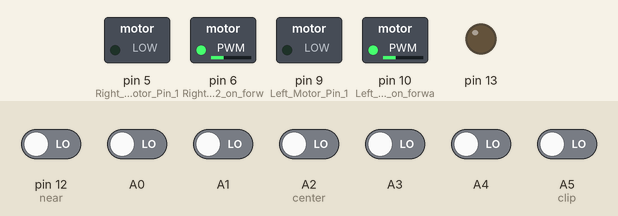
A sketch run on a simulated Arduino Uno, built with avr-gcc and run on an emulated ATmega328P. Parts: switched loads named in the sketch (green lamp = pin HIGH), output pins drawn as LEDs (lit = HIGH). Inputs (shaded band) come from the test bench; at power-on: A0, A1, A2 (center), A3, A4, A5 (clip), pin 12 (near) LOW.

Above: at 0.1 s.
Timing chart, 0 to 1.6 s (numbered marks = the images above):
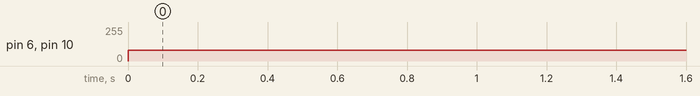

Measured:
- by itself, pin 6 (Right_Motor_Pin_2_on_forw), pin 10 (Left_Motor_Pin_2_on_forwa): 0/255 → 80/255 at 0.00 s

The sketch:

linefollower.ino
```cpp
//pid
//1.Start with Kp, Ki and Kd equalling 0 and work with Kp first. Try setting Kp to a value of 1 and observe the robot.
//The goal is to get the robot to follow the line even if it is very wobbly. If the robot overshoots and loses the line, reduce the Kp value.
//If the robot cannot navigate a turn or seems sluggish, increase the Kp value.
//2.Once the robot is able to somewhat follow the line, assign a value of 1 to Kd (skip Ki for the moment).
//Try increasing this value until you see less wobble.
//3.Once the robot is fairly stable at following the line, assign a value of .5 to 1.0 to Ki. If the Ki value is too high, the robot will jerk left and right quickly.
//If it is too low, you won't see any perceivable difference.  Since Integral is cumulative, the Ki value has a significant impact. You may end up adjusting it by .01 increments.
//4.Once the robot is following the line with good accuracy, you can increase the speed and see if it still is able to follow the line.
//Speed affects the PID controller and will require retuning as the speed changes.
//float Kp=15,Ki=0.6,Kd=2;
//float Kp=12,Ki=0,Kd=5;
//float Kp=30,Ki=0.6,Kd=8 for 5 v;


int led=13,value=1;
float  Kp=30,Ki=0.5,Kd=15;
float error=0, P=0, I=0, D=0, PID_value=0;
float previous_error=0, previous_I=0;
int sensor[8]={0, 0, 0, 0, 0,0,0,0};
int sensor1[8]={0, 0, 0, 0, 0,0,0,0};
int sensor2[8]={0, 0, 0, 0, 0,0,0,0};
int sensor3[8]={0, 0, 0, 0, 0,0,0,0};
//int initial_motor_speed=125;

int initial_motor_speed=255;
int near=0;

void serialReading(void);
void read_sensor_values(void);
void calculate_pid(void);
void motor_control(void);

const byte interruptPin = 2;
volatile byte state = LOW;

void setup()
 {
  pinMode(A0,INPUT);
 pinMode(A1,INPUT);
 pinMode(A2,INPUT);//center
 pinMode(A3,INPUT);
 pinMode(A4,INPUT);
 pinMode(A5,INPUT);//clip
 pinMode(12,INPUT);//near

pinMode(13,OUTPUT);

 pinMode(9,OUTPUT); //Left Motor Pin 1
 pinMode(10,OUTPUT); //Left Motor Pin 2 on forwar
 pinMode(5,OUTPUT); //Right Motor Pin 1
pinMode(6,OUTPUT);  //Right Motor Pin 2 on forward


 //pinMode(interruptPin, INPUT_PULLUP);
//attachInterrupt(digitalPinToInterrupt(interruptPin), blink, CHANGE);

 Serial.begin(9600); //Enable Serial Communications
 // digitalWrite(11,HIGH);
 //  digitalWrite(12,LOW);
 //  digitalWrite(9,HIGH);
 //  digitalWrite(10,LOW);
}
/*
void left_forward()
{
  digitalWrite(11,HIGH);
   digitalWrite(12,LOW);
}
void right_forward()
{
  digitalWrite(9,HIGH);
   digitalWrite(10,LOW);
}
void stop()
{digitalWrite(9,LOW);
   digitalWrite(10,LOW);
   digitalWrite(11,LOW);
   digitalWrite(12,LOW);
}
void forward_motor()
{ left_forward();
right_forward();

}
void right_f()
{
  digitalWrite(9,HIGH);
   digitalWrite(10,LOW);
   digitalWrite(11,0);
   digitalWrite(12,0);
}
void left_f()
{
  digitalWrite(9,0);
   digitalWrite(10,0);
   digitalWrite(11,1);
   digitalWrite(12,0);
}*/


void read_sensor()
{

  sensor[0]=digitalRead(12);//s2
  sensor[1]=digitalRead(A0);//s3
  sensor[2]=digitalRead(A1);//s4
  sensor[3]=digitalRead(A2);//s5
  sensor[4]=digitalRead(A3);//s6

  sensor[5]=digitalRead(A4);//s7
  sensor[6]=digitalRead(A5);//s8
  //sensor[7]=digitalRead(7);

   sensor1[0]=digitalRead(12);//s2
  sensor1[1]=digitalRead(A0);//s3
  sensor1[2]=digitalRead(A1);//s4
  sensor1[3]=digitalRead(A2);//s5
  sensor1[4]=digitalRead(A3);//s6

  sensor1[5]=digitalRead(A4);//s7
  sensor1[6]=digitalRead(A5);//s8

}


/*void checkpoint()
{
  read_sensor();
  if((sensor[0]==0)&&(sensor[1]==0)&&(sensor[2]==0)&&(sensor[3]==0)&&(sensor[4]==0)&&(sensor[5]==0)&&(sensor[6]==0)&&(sensor[7]==0))
 {

  //digitalWrite(led,1);
delay(1000);
//digitalWrite(led,0);
}
  else if((sensor[0]==1)&&(sensor[1]==0)&&(sensor[2]==0)&&(sensor[3]==0)&&(sensor[4]==0)&&(sensor[5]==0)&&(sensor[6]==0)&&(sensor[7]==1))
   {

 // digitalWrite(led,1);
delay(1000);
//digitalWrite(led,0);
}


  else if((sensor[0]==1)&&(sensor[1]==1)&&(sensor[2]==0)&&(sensor[3]==0)&&(sensor[4]==0)&&(sensor[5]==0)&&(sensor[6]==1)&&(sensor[7]==1))
   {

  //digitalWrite(led,1);
delay(1000);
//digitalWrite(led,0);
}

}
*/

void extra()
{read_sensor();

 if((sensor[0]==0)&&(sensor[6]==1))
 {
  value=0;}
 else   if(( sensor[6]==0)&&(sensor[0]==1))
 {
   value=1;}
  else
  return;
}


void blank()
{
  //read_sensor();

   if((sensor[0]==1)&&(sensor[1]==1)&&(sensor[2]==1)&&(sensor[3]==1)&&(sensor[4]==1)&&(sensor[5]==1)&&(sensor[6]==1))
{
  if(value==1)
 {  error=8;}
 else
 error=-8;}
 else return;
}


void loop()
{
 // if((sensor[0]==sensor1[0])&&(sensor[1]==sensor1[1])&&(sensor[2]==sensor1[2])&&(sensor[3]==sensor1[3])&&(sensor[4]==sensor1[4])&&(sensor[5]==sensor1[5])&&(sensor[6]==sensor1[6])&&(sensor[7]==1))
   extra();
  //sensorReading();
 blank();

//sensorReading();
//checkpoint();
blackline();

calculate_pid();
 motor_control();


}

void sensorReading()
{
  Serial.print("lm---");
Serial.println(sensor[0]);
Serial.print("l---");
Serial.println(sensor[1]);
Serial.print("center---");
Serial.println(sensor[2]);
Serial.print("r---");
Serial.println(sensor[3]);
Serial.print("rm---");
Serial.println(sensor[4]);
Serial.print("clip----");
Serial.println(sensor[5]);
Serial.print("near----");
Serial.println(sensor[6]);
//delay(1000);
}


/*
void whiteline()
{

//read_sensor();


  if((sensor[0]==0)&&(sensor[1]==0)&&(sensor[2]==0)&&(sensor[3]==1)&&(sensor[4]==1)&&(sensor[5]==0)&&(sensor[6]==0)&&(sensor[7]==0))
  error=0;

  else if((sensor[0]==0)&&(sensor[1]==0)&&(sensor[2]==0)&&(sensor[3]==0)&&(sensor[4]==1)&&(sensor[5]==0)&&(sensor[6]==0)&&(sensor[7]==0))
 { error=0;


 }
else if((sensor[0]==0)&&(sensor[1]==0)&&(sensor[2]==1)&&(sensor[3]==1)&&(sensor[4]==0)&&(sensor[5]==0)&&(sensor[6]==0)&&(sensor[7]==0))
  error=-7.4;


  else if((sensor[0]==0)&&(sensor[1]==0)&&(sensor[2]==1)&&(sensor[3]==0)&&(sensor[4]==0)&&(sensor[5]==0)&&(sensor[6]==0)&&(sensor[7]==0))
  {error=-7.4;
 }


   else if((sensor[0]==0)&&(sensor[1]==0)&&(sensor[2]==1)&&(sensor[3]==1)&&(sensor[4]==1)&&(sensor[5]==0)&&(sensor[6]==0)&&(sensor[7]==0))
  error=-7.4;


   else if((sensor[0]==0)&&(sensor[1]==1)&&(sensor[2]==1)&&(sensor[3]==1)&&(sensor[4]==1)&&(sensor[5]==0)&&(sensor[6]==0)&&(sensor[7]==0))
  error=-7.4;
  else if((sensor[0]==0)&&(sensor[1]==1)&&(sensor[2]==1)&&(sensor[3]==1)&&(sensor[4]==1)&&(sensor[5]==1)&&(sensor[6]==0)&&(sensor[7]==0))
  error=-7.4;


  //else if((sensor[0]==0)&&(sensor[1]==0)&&(sensor[2]==1)&&(sensor[3]==1)&&(sensor[4]==1)&&(sensor[5]==1)&&(sensor[6]==0)&&(sensor[7]==0))


  else if((sensor[0]==0)&&(sensor[1]==1)&&(sensor[2]==1)&&(sensor[3]==0)&&(sensor[4]==0)&&(sensor[5]==0)&&(sensor[6]==0)&&(sensor[7]==0))
  error=-7.4;

   else if((sensor[0]==0)&&(sensor[1]==1)&&(sensor[2]==0)&&(sensor[3]==0)&&(sensor[4]==0)&&(sensor[5]==0)&&(sensor[6]==0)&&(sensor[7]==0))
  error=-7.6;

 else if((sensor[0]==1)&&(sensor[1]==1)&&(sensor[2]==0)&&(sensor[3]==0)&&(sensor[4]==0)&&(sensor[5]==0)&&(sensor[6]==0)&&(sensor[7]==0))
  error=-7.7;

   else if((sensor[0]==1)&&(sensor[1]==1)&&(sensor[2]==1)&&(sensor[3]==0)&&(sensor[4]==0)&&(sensor[5]==0)&&(sensor[6]==0)&&(sensor[7]==0))
  error=-7.7;


   else if((sensor[0]==1)&&(sensor[1]==1)&&(sensor[2]==1)&&(sensor[3]==1)&&(sensor[4]==0)&&(sensor[5]==0)&&(sensor[6]==0)&&(sensor[7]==0))
  error=-8;


   else if((sensor[0]==1)&&(sensor[1]==0)&&(sensor[2]==0)&&(sensor[3]==0)&&(sensor[4]==0)&&(sensor[5]==0)&&(sensor[6]==0)&&(sensor[7]==0))
  error=-7.7;


  else if((sensor[0]==1)&&(sensor[1]==1)&&(sensor[2]==1)&&(sensor[3]==1)&&(sensor[4]==1)&&(sensor[5]==0)&&(sensor[6]==0)&&(sensor[7]==0))
  error=-8;

    else if((sensor[0]==1)&&(sensor[1]==1)&&(sensor[2]==1)&&(sensor[3]==1)&&(sensor[4]==1)&&(sensor[5]==1)&&(sensor[6]==0)&&(sensor[7]==0))
  error=-8;


    else if((sensor[0]==1)&&(sensor[1]==1)&&(sensor[2]==1)&&(sensor[3]==1)&&(sensor[4]==1)&&(sensor[5]==1)&&(sensor[6]==1)&&(sensor[7]==0))
  error=-8;


  //else if((sensor[0]==1)&&(sensor[1]==0)&&(sensor[2]==0)&&(sensor[3]==1)&&(sensor[4]==1)&&(sensor[5]==0)&&(sensor[6]==0)&&(sensor[7]==0))
    // { error=-8;
     //  forward_motor();
     //delay(300);
      //}

       else if((sensor[0]==0)&&(sensor[1]==0)&&(sensor[2]==0)&&(sensor[3]==0)&&(sensor[4]==1)&&(sensor[5]==1)&&(sensor[6]==1)&&(sensor[7]==1))
      {error=8;

      }

  else if((sensor[0]==0)&&(sensor[1]==0)&&(sensor[2]==0)&&(sensor[3]==0)&&(sensor[4]==1)&&(sensor[5]==1)&&(sensor[6]==0)&&(sensor[7]==0))
  error=7.4;

   else if((sensor[0]==0)&&(sensor[1]==0)&&(sensor[2]==0)&&(sensor[3]==0)&&(sensor[4]==0)&&(sensor[5]==1)&&(sensor[6]==0)&&(sensor[7]==0))
  error=7.4;


   else if((sensor[0]==0)&&(sensor[1]==0)&&(sensor[2]==0)&&(sensor[3]==0)&&(sensor[4]==0)&&(sensor[5]==0)&&(sensor[6]==1)&&(sensor[7]==0))
  error=7.5;

    else if((sensor[0]==0)&&(sensor[1]==0)&&(sensor[2]==0)&&(sensor[3]==0)&&(sensor[4]==0)&&(sensor[5]==0)&&(sensor[6]==0)&&(sensor[7]==1))
  error=8;

 else if((sensor[0]==0)&&(sensor[1]==0)&&(sensor[2]==0)&&(sensor[3]==1)&&(sensor[4]==1)&&(sensor[5]==1)&&(sensor[6]==0)&&(sensor[7]==0))
  error=7.4;

   else if((sensor[0]==0)&&(sensor[1]==0)&&(sensor[2]==0)&&(sensor[3]==0)&&(sensor[4]==1)&&(sensor[5]==1)&&(sensor[6]==1)&&(sensor[7]==0))
  error=7.4;

    else if((sensor[0]==0)&&(sensor[1]==0)&&(sensor[2]==0)&&(sensor[3]==0)&&(sensor[4]==0)&&(sensor[5]==1)&&(sensor[6]==1)&&(sensor[7]==0))
  error=7.5;

   else if((sensor[0]==0)&&(sensor[1]==0)&&(sensor[2]==0)&&(sensor[3]==0)&&(sensor[4]==0)&&(sensor[5]==1)&&(sensor[6]==1)&&(sensor[7]==1))
  error=8;

   else if((sensor[0]==0)&&(sensor[1]==0)&&(sensor[2]==1)&&(sensor[3]==1)&&(sensor[4]==1)&&(sensor[5]==1)&&(sensor[6]==1)&&(sensor[7]==0))
  error=8;


 else if((sensor[0]==0)&&(sensor[1]==0)&&(sensor[2]==0)&&(sensor[3]==1)&&(sensor[4]==1)&&(sensor[5]==1)&&(sensor[6]==1)&&(sensor[7]==0))
  error=7.8;


 else if((sensor[0]==0)&&(sensor[1]==0)&&(sensor[2]==0)&&(sensor[3]==0)&&(sensor[4]==0)&&(sensor[5]==0)&&(sensor[6]==1)&&(sensor[7]==1))
  error=7.9;


  else if((sensor[0]==0)&&(sensor[1]==0)&&(sensor[2]==0)&&(sensor[3]==0)&&(sensor[4]==0)&&(sensor[5]==0)&&(sensor[6]==0)&&(sensor[7]==1))
      error=8;


      else if((sensor[0]==0)&&(sensor[1]==0)&&(sensor[2]==0)&&(sensor[3]==1)&&(sensor[4]==1)&&(sensor[5]==1)&&(sensor[6]==1)&&(sensor[7]==1))
      error=8;


       else if((sensor[0]==0)&&(sensor[1]==0)&&(sensor[2]==1)&&(sensor[3]==1)&&(sensor[4]==1)&&(sensor[5]==1)&&(sensor[6]==1)&&(sensor[7]==1))
      error=8;

        else if((sensor[0]==0)&&(sensor[1]==1)&&(sensor[2]==1)&&(sensor[3]==1)&&(sensor[4]==1)&&(sensor[5]==1)&&(sensor[6]==1)&&(sensor[7]==1))
      error=8;


    /*  else if((sensor[3]==1))
  error=0;
     else if((sensor[4]==1))
  error=0;*/


       //else if((sensor[0]==0)&&(sensor[1]==0)&&(sensor[2]==0)&&(sensor[3]==1)&&(sensor[4]==1)&&(sensor[5]==0)&&(sensor[6]==0)&&(sensor[7]==1))
    // { forward_motor();
   // delay(250);
 // error=7;}
 /*else if((sensor[0]==0)&&(sensor[1]==0)&&(sensor[2]==0)&&(sensor[3]==0)&&(sensor[4]==0)&&(sensor[5]==0)&&(sensor[6]==0)&&(sensor[7]==0))
{
  if(value==1)
  error=8;
 else
 error=-8;}*/


void blackline()


{


  if((sensor[3]==0))
  error=0;

 else  if((sensor[0]==1)&&(sensor[1]==1)&&(sensor[2]==0)&&(sensor[3]==0)&&(sensor[4]==1)&&(sensor[5]==1)&&(sensor[6]==1))
  error=-3;
 else if((sensor[0]==1)&&(sensor[1]==0)&&(sensor[2]==1)&&(sensor[3]==1)&&(sensor[4]==1)&&(sensor[5]==1)&&(sensor[6]==1))
 error=-4;
 else if((sensor[0]==1)&&(sensor[1]==1)&&(sensor[2]==0)&&(sensor[3]==1)&&(sensor[4]==1)&&(sensor[5]==1)&&(sensor[6]==1))
 error=-6;
 else if((sensor[0]==0)&&(sensor[1]==0)&&(sensor[2]==1)&&(sensor[3]==1)&&(sensor[4]==1)&&(sensor[5]==1)&&(sensor[6]==1))
 error=-8;
else if((sensor[0]==0)&&(sensor[1]==1)&&(sensor[2]==1)&&(sensor[3]==1)&&(sensor[4]==1)&&(sensor[5]==1)&&(sensor[6]==1))
 error=-8;


 else if((sensor[0]==1)&&(sensor[1]==1)&&(sensor[2]==1)&&(sensor[3]==0)&&(sensor[4]==0)&&(sensor[5]==1)&&(sensor[6]==1))
 error=3;

 else if((sensor[0]==1)&&(sensor[1]==1)&&(sensor[2]==1)&&(sensor[3]==1)&&(sensor[4]==0)&&(sensor[5]==1)&&(sensor[6]==1))
 error=4;

  else if((sensor[0]==1)&&(sensor[1]==1)&&(sensor[2]==1)&&(sensor[3]==1)&&(sensor[4]==0)&&(sensor[5]==0)&&(sensor[6]==1))
 error=6;


else if((sensor[0]==1)&&(sensor[1]==1)&&(sensor[2]==1)&&(sensor[3]==1)&&(sensor[4]==1)&&(sensor[5]==1)&&(sensor[6]==0))
 error=8;

 }


void calculate_pid()
{
    P = error;
    I = I + previous_I;
    D = error-previous_error;

    PID_value = (Kp*P) + (Ki*I) + (Kd*D);

    previous_I=I;
    previous_error=error;
}

void motor_control()
{
    // Calculating the effective motor speed:
    int left_motor_speed = initial_motor_speed-PID_value;
    int right_motor_speed = initial_motor_speed+PID_value;

    // The motor speed should not exceed the max PWM value
    // constrain(left_motor_speed,0,255);
   // constrain(right_motor_speed,0,255);
       if(left_motor_speed >90 ) { left_motor_speed = 80.0; }
    if( left_motor_speed<-255.0 ) { left_motor_speed = -255.0; }
     if(right_motor_speed >90 ) { right_motor_speed = 80.0; }
    if( left_motor_speed<-255.0 ) { right_motor_speed = -255.0; }

  analogWrite(6,left_motor_speed);   //light Motor Speed new model
    analogWrite(10,right_motor_speed);  //Right Motor Speed new model
   // delay(10);
    //following lines of code are to make the bot move forward
    /*The pin numbers and high, low values might be different
    depending on your connections */
    //digitalWrite(4,HIGH);
    //digitalWrite(5,LOW);
    //digitalWrite(6,LOW);
    //digitalWrite(7,HIGH);
}


/*void blink() {
  state = !state;
  delay(30);
}*/
```
